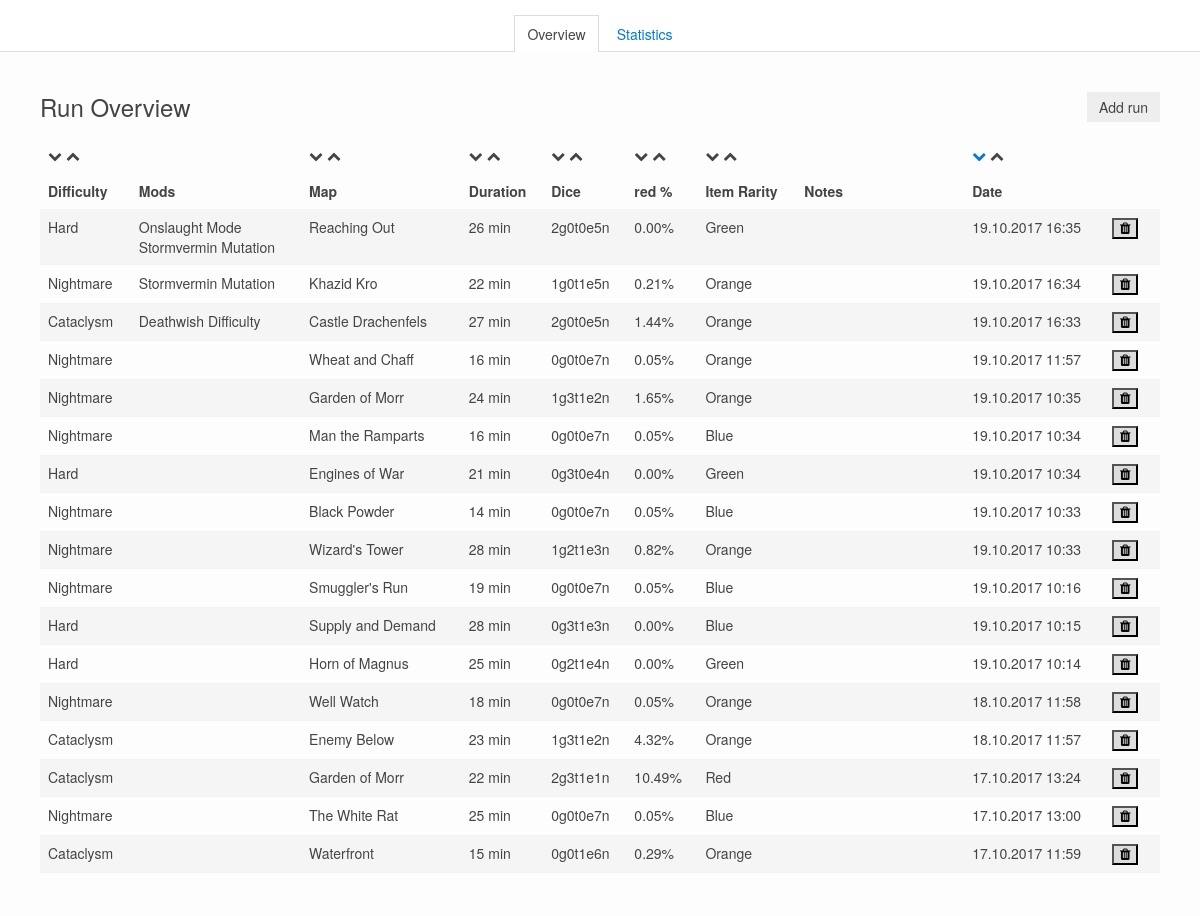
The page / on the database its author committed.
### tables this page shows
CREATE TABLE `tbl_mod` (
  `id_mod` int(11) NOT NULL,
  `mod_name` varchar(50) NOT NULL,
  `mod_description` varchar(200) NOT NULL,
  `mod_extra_grimoire_dice` int(11) NOT NULL
);

CREATE TABLE `tbl_run_mod` (
  `id_run_mod` int(11) NOT NULL,
  `rm_run_id` int(11) NOT NULL,
  `rm_mod_id` int(11) NOT NULL
);

### tracker.php (the view, shortened to what this page needs)
<?php
$task = get_request("task");
$allowed_order = array("dif_level", "map_name", "run_duration", "pro_dice_string", "run_probabilty_red", "rar_level", "run_createDtTi", "asc", "desc");
$order = in_array(get_request("order"), $allowed_order) ? get_request("order") : DEFAULT_ORDER;
$direction = in_array(get_request("direction"), $allowed_order) ? get_request("direction") : DEFAULT_DIRECTION;
if (!empty($result_text)) {
	$content = '<div class="uk-width-1-1 uk-margin-bottom">
		<div class="uk-alert" data-uk-alert>
			<a href="" class="uk-alert-close uk-close"></a>
            <p>' . $result_text . '</p>
		</div>
	</div>';
} else {
	$content = '';
}
if (isset($task) && $task == "add") {
    $dlcs = select("SELECT * FROM tbl_dlc WHERE (SELECT count(id_map) FROM tbl_map WHERE map_dlc_id = id_dlc) > 0");
    $dlc_dropdown = '<select id="dlc_dropdown" class="uk-select uk-width-1-1" name="dlc">';
    foreach ($dlcs as $dlc) {
        $dlc_dropdown .= '<option value="' . $dlc['id_dlc'] . '">' . $dlc['dlc_name'] . '</option>';
    }
    $dlc_dropdown .= '</select>';
    $difficulties = select("SELECT * FROM tbl_difficulty");
    $difficulty_dropdown = '<select id="dif_dropdown" class="uk-select uk-width-1-1" name="run[difficulty_id]">';
    foreach ($difficulties as $difficulty) {
        $difficulty_dropdown .= '<option value="' . $difficulty['id_difficulty'] . '" ' . ($difficulty['dif_name'] == DEFAULT_DIFFICULTY ? 'selected' : '') . '>' . $difficulty['dif_name'] . '</option>';
    }
    $difficulty_dropdown .= '</select>';
    $rarities = select("SELECT * FROM tbl_rarity");
    $rarity_dropdown = '<select class="uk-select uk-width-1-1" name="run[rarity_id]">';
    foreach ($rarities as $rarity) {
        $rarity_dropdown .= '<option value="' . $rarity['id_rarity'] . '" ' . ($rarity['rar_name'] == DEFAULT_RARITY ? 'selected' : '') . '>' . $rarity['rar_color'] . '</option>';
    }
    $rarity_dropdown .= '</select>';
    $mods = select("SELECT * FROM tbl_mod");
    $mods_checkboxes = '<div class="uk-grid uk-grid-medium uk-grid-width-1-1" data-uk-grid-margin>';
    foreach ($mods as $mod) {
        $mods_checkboxes .= '<div class="uk-width-1-3">';
        $mods_checkboxes .= '<input id="mod_' . $mod['mod_name'] . '" type="checkbox" name="mod[' . $mod['id_mod'] . ']" value="' . $mod['mod_extra_grimoire_dice'] . '">';
        $mods_checkboxes .= '<label for="mod_' . $mod['mod_name'] . '"> ' . $mod['mod_description'] . '</label>';
        $mods_checkboxes .= '</div>';
    }
    $mods_checkboxes .= '</div>';
	$content .= '<div class="uk-width-1-1">
        <div class="header">
            <h2>Add a run</h2>
        </div>
        <div class="body">
            <form class="uk-form uk-form-stacked" action="index.php" method="post">
                <div class="uk-grid uk-grid-medium" data-uk-grid-margin>
                    <div class="uk-width-1-2">
                        <label>DLC</label>
                        ' . $dlc_dropdown . '
                    </div>
                    <div class="uk-width-1-2">
                        <label>Map</label>
                        <select id="map_dropdown" class="uk-select uk-width-1-1" name="run[map_id]">
                        </select>
                    </div>
                    <div class="uk-width-1-3">
                        <label>Difficulty</label>
                        ' . $difficulty_dropdown . '
                    </div>
                    <div class="uk-width-1-3">
                        <label>Item Rarity</label>
                        ' . $rarity_dropdown . '
                    </div>
                    <div class="uk-width-1-3">
                        <label>Duration (min)</label>
                        <input class="uk-input uk-width-1-1" type="number" name="run[duration]">
                    </div>
                    <div class="uk-width-1-3">
                        <label>Grimoires</label>
                        <select id="grimoires_dropdown" class="uk-select uk-width-1-1" name="pro[grimoire_dice]">
                        </select>
                    </div>
                    <div class="uk-width-1-3">
                        <label>Tomes</label>
                        <select id="tomes_dropdown" class="uk-select uk-width-1-1" name="pro[tome_dice]">
                        </select>
                    </div>
                    <div class="uk-width-1-3">
                        <label>Extra Dice</label>
                        <select class="uk-select uk-width-1-1" name="pro[extra_dice]">
                            <option>0</option>
                            <option>1</option>
                            <option>2</option>
                        </select>
                    </div>
                    <div class="uk-width-1-1">
                        <label>Mods</label>
                        ' . $mods_checkboxes . '
                    </div>
                    <div class="uk-width-1-2">
                        <label>Notes</label>
                        <textarea class="uk-width-1-1" name="run[notes]"></textarea>
                    </div>
                    <div class="uk-width-1-1">
                        <input type="hidden" name="task" value="add">
                        <input class="uk-button" type="submit" name="submit" value="Add">
                    </div>
                </div>
            </form>
        </div>
	</div>';
} else {
	$query = "SELECT * FROM vw_run ORDER BY " . $order . " " . $direction;
	$select = $pdo->prepare($query);
	$select->execute();
	$runs = $select->fetchAll(PDO::FETCH_ASSOC);
	if (!empty($runs)) {
		foreach ($runs as &$run) {
			$query = "SELECT * FROM tbl_run_mod as rm, tbl_mod as `mod` WHERE rm.rm_mod_id = `mod`.id_mod AND rm.rm_run_id = :rm_run_id";
			$select = $pdo->prepare($query);
			$select->execute(array("rm_run_id" => $run['id_run']));
			$run['mods'] = $select->fetchAll(PDO::FETCH_ASSOC);
			$run['rendered_mods'] = '';
			if (!empty($run['mods'])) {
				foreach ($run['mods'] as $mod) {
					$run['rendered_mods'] .= $mod['mod_description'] . '<br>';
				}
			}
		}
	}
	$content .= '<div class="uk-width-1-1">
        <div class="header">
            <h2 class="uk-float-left">Run Overview</h2>
        </div>
        <div class="body">
            <form class="uk-float-right" action="index.php" method="post">
                <input type="hidden" name="task" value="add">
                <input class="uk-button" type="submit" value="Add run">
            </form>
            <table class="uk-table uk-table-striped">
                <colgroup>
                    <col>
                    <col>
                    <col>
                    <col>
                    <col>
                    <col>
                    <col>
                    <col width="15%">
                    <col>
                    <col width="5%">
                </colgroup>
                <thead>
                    <tr>
                        <th>' . get_sort_buttons("dif_level") . '</th>
                        <th></th>
                        <th>' . get_sort_buttons("map_name") . '</th>
                        <th>' . get_sort_buttons("run_duration") . '</th>
                        <th>' . get_sort_buttons("pro_dice_string") . '</th>
                        <th>' . get_sort_buttons("run_probability_red") . '</th>
                        <th>' . get_sort_buttons("rar_level") . '</th>
                        <th></th>
                        <th>' . get_sort_buttons("run_createDtTi") . '</th>
                        <th></th>
                    </tr>
                    <tr>
                        <th>Difficulty</th>
                        <th>Mods</th>
                        <th>Map</th>
                        <th>Duration</th>
                        <th>Dice</th>
                        <th>red %</th>
                        <th>Item Rarity</th>
                        <th>Notes</th>
                        <th>Date</th>
                        <th></th>
                    </tr>
                </thead>
                <tbody>';
                    if (!empty($runs)) {
                        foreach ($runs as &$run) {
                            $content .= '<tr>
                                <td>' . $run['dif_name'] . '</td>
                                <td>' . $run['rendered_mods'] . '</td>
                                <td>' . $run['map_name'] . '</td>
                                <td>' . $run['run_duration'] . ' min</td>
                                <td>' . $run['pro_dice_string'] . '</td>
                                <td>' . $run['run_probability_red'] . '%</td>
                                <td>' . $run['rar_color'] . '</td>
                                <td>';
                                if (strlen($run['run_notes']) > 60) {
                                    $content .= '<span title="' . $run['run_notes'] . '">' . mb_substr($run['run_notes'], 0, 60) . '...</span>';
                                } else {
                                    $content .= $run['run_notes'];
                                }
                                $content .= '</td>
                                <td>' . date(DATE_FORMAT, strtotime($run['run_createDtTi'])) . '</td>
                                <td>
                                    <form action="index.php" method="post">
                                        <input type="hidden" name="task" value="delete">
                                        <input type="hidden" name="id_run" value="' . $run['id_run'] . '">
                                        <button class="uk-button-secondary" type="submit" title="Delete" onClick="return confirm(\'Delete run?\')"><i class="uk-icon-trash"></i></button>
                                    </form>
                                </td>
                            </tr>';
                        }
                    } else {
                        $content .= '<tr><td colspan="10">No runs available</td></tr>';
                    }
                $content .= '</tbody>
            </table>
        </div>
	</div>';
}
echo $content;

### template/css/styles.css (style rules this page uses)
html { background-color: #f1f4f5; font: 300 14px/18px "Open Sans", sans-serif; }
.uk-button-secondary { background-color: #dddddd; }

### rows shown on the page
tbl_mod: mod_description "Onslaught Mode"
tbl_mod: mod_description "Stormvermin Mutation"
tbl_run_mod: rm_mod.mod_description "Stormvermin Mutation"
tbl_run_mod: rm_mod.mod_description "Deathwish Difficulty"

### other values the page prints
$navigation_text "Overview"
$navigation_text "Statistics"
$run['dif_name'] "Hard"
$run['map_name'] "Reaching Out"
$run['run_duration'] "26"
$run['pro_dice_string'] "2g0t0e5n"
$run['run_probability_red'] "0.00"
$run['rar_color'] "Green"
date(DATE_FORMAT, strtotime($run['run_createDtTi'])) "19.10.2017 16:35"
$run['dif_name'] "Nightmare"
$run['map_name'] "Khazid Kro"
$run['run_duration'] "22"
$run['pro_dice_string'] "1g0t1e5n"
$run['run_probability_red'] "0.21"
$run['rar_color'] "Orange"
